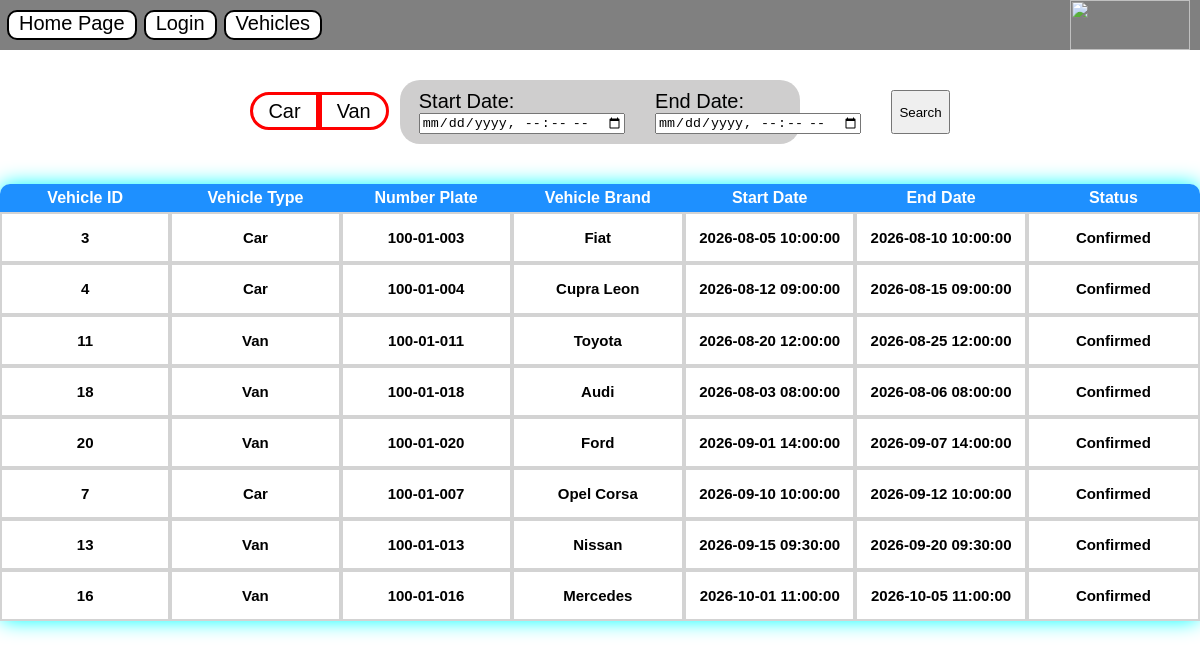
/VehicleRentalHistory.php, run on an earlier commit of the app's database.
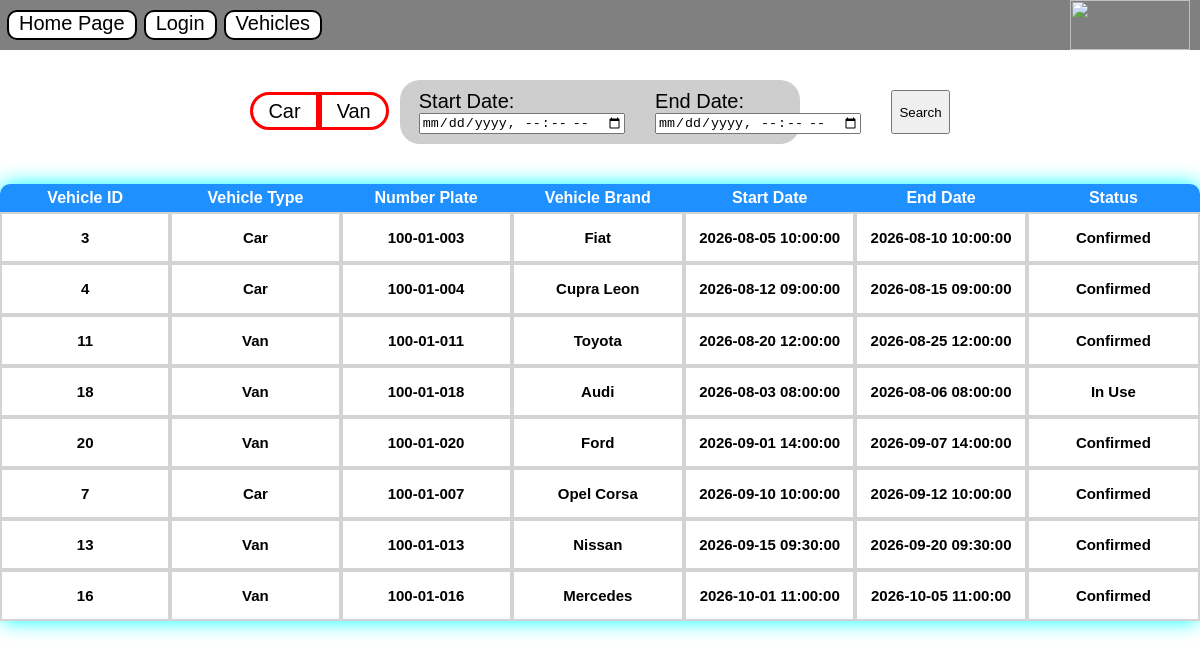
And on a later commit of the database.
### tables this page shows
CREATE TABLE IF NOT EXISTS `booking` (
  `BookingId` int NOT NULL AUTO_INCREMENT,
  `CustomerId` int NOT NULL,
  `VehicleId` int NOT NULL,
  `StartDate` datetime NOT NULL,
  `EndDate` datetime NOT NULL,
  `Status` varchar(250) NOT NULL,
  `CreatedAt` timestamp NOT NULL DEFAULT CURRENT_TIMESTAMP,
  `UpdatedAt` timestamp NOT NULL DEFAULT CURRENT_TIMESTAMP,
  `TotalPrice` decimal(10,2) NOT NULL,
  PRIMARY KEY (`BookingId`),
  KEY `CustomerId` (`CustomerId`),
  KEY `CarId` (`VehicleId`)
);

### VehicleRentalHistory.php (the view, shortened to what this page needs)
<?php
    include "Nav.php";
    $con=OpenCon();
    $Search="";
    $Search2="";
?>
<!DOCTYPE HTML>
<html>
    <head>
    </head>
    <body>
        <nav class="nav">
            <form method="POST">
                <div class="Css1">
                    <label>
                        <span id="Car">Car</span>
                    </label>
                    <label>
                        <span id="Van">Van</span>
                    </label>
                </div>
                <div>
                    <label id="DateCss">Start Date:</label>
                    <input type="datetime-local" name="StartDate">
                </div>
                <div>
                    <label id="DateCss">End Date:</label>
                    <input type="datetime-local" name="EndDate">
                </div>
                <button type="submit" name="Search">Search</button>
            </form>
        </nav>
        <?php
            if(isset($_SESSION['Message3'])){
                echo $_SESSION['Message3'];
                unset($_SESSION['Message3']);
            }else{
        ?>
        <table>
            <th id="thLeft">Vehicle ID</th>
            <th>Vehicle Type</th>
            <th>Number Plate</th>
            <th>Vehicle Brand</th>
            <th>Start Date</th>
            <th>End Date</th>
            <th id="thRight">Status</th>
            <?php
                $Booking=mysqli_query($con,"SELECT * FROM Booking $Search2");
                while($b=mysqli_fetch_array($Booking)){
                    echo "<tr>";
                        $VehiclesRentalHistory=mysqli_query($con,"SELECT * FROM Vehicle $Search");
                        while($v=mysqli_fetch_array($VehiclesRentalHistory)){
                            if($v['Id']==$b['VehicleId']){
                                echo"<td><h1>".$v['Id']."</h1></td>
                                <td><h1>".$v['VehicleType']."</h1></td>
                                <td><h1>".$v['NumberPlate']."</h1></td>
                                <td><h1>".$v['VehicleBrand']."</h1></td>
                                <td><h1>".$b['StartDate']."</h1></td>
                                <td><h1>".$b['EndDate']."</h1></td>
                                <td><h1>".$b['Status']."</h1></td>";
                                break;
                            }
                        }
                    echo "</tr>";
                }
            }
            ?>
        </table>
    </body>
</html>

What changed in the data, as far as the page shows it:
changed booking: Status "Confirmed" → "In Use"
